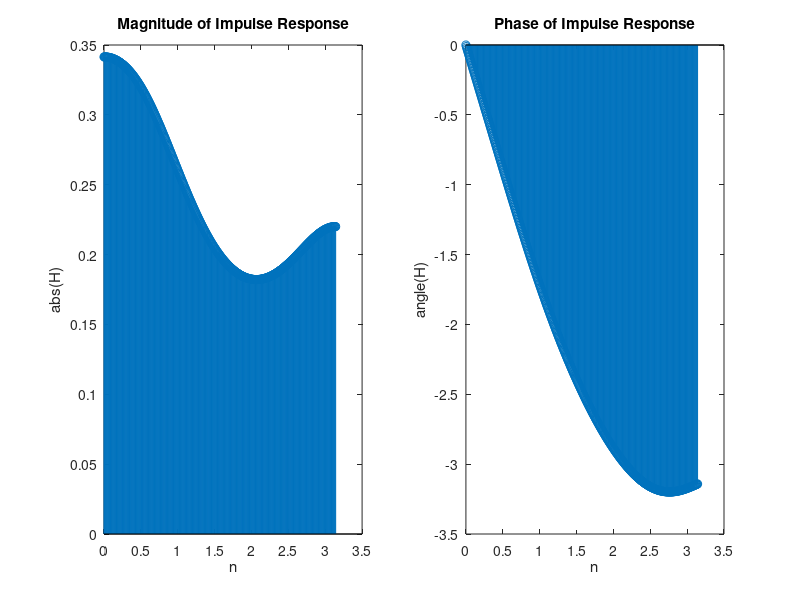

The MATLAB source for this figure:
%% 1st question
close all
clear
clc
t = linspace(-pi, pi, 101);

n = 0:1:100;
w = linspace(-pi, pi, 101);

x = cos(n * pi / 2);
y = exp(1i * pi * n / 4) .* x;

X = x * exp(-1i * w * n');
Y = y * exp(-1i * w * n');

magnitudeOfY = abs(Y);
magnitudeOfX = abs(X);

phaseOfY = unwrap(angle(Y));
phaseOfX = unwrap(angle(X));

subplot(2, 2, 1)
stem(t, magnitudeOfX)
title("Magnitude of X")
ylabel("abs(X)")
xlabel("w")

subplot(2, 2, 2)
stem(t, magnitudeOfY)
title("Magnitude of Y")
ylabel("abs(Y)")
xlabel("w")

subplot(2, 2, 3)
stem(t, phaseOfX)
title("Phase of X")
ylabel("angle(x(n))")
xlabel("n")

subplot(2, 2, 4)
stem(t, phaseOfY)
title("Phase of Y")
ylabel("angle(y(n))")
xlabel("n")

%% 2nd question
% y(n) = 0.8y(n − 1) + x(n)
close all
clear
clc
n = linspace(0, 100 * pi, 101);

x = cos(0.05 * n);
b = 1;
a = [1, -0.8];
y = filter(b, a, x);

subplot(1, 2, 1)
stem(n, x)
title("Input Signal")
ylabel("x(n)")
xlabel("n")

subplot(1, 2, 2)
stem(n, y)
title("Output Signal")
ylabel("y(n)")
xlabel("n")

%% 3rd question
% y(n) = 0.0181x(n)+0.0543x(n−1)+0.0543x(n−2)+0.0181x(n−3)+1.76y(n−1)−1.1829y(n−2)+0.2781y(n−3)
close all
clear
clc

w = linspace(0, pi, 501);

b = [0.0181 0.0543 0.543 0.0181];
a = [1 1.76 -1.1829 0.2781 0];
[H, w] = freqz(b, a, w);

phaseOfH = unwrap(angle(H));
magnitudeOfH = abs(H);

subplot(1, 2, 1)
stem(w, magnitudeOfH)
title("Magnitude of Impulse Response")
xlabel("n")
ylabel("abs(H)")

subplot(1, 2, 2)
stem(w, phaseOfH)
title("Phase of Impulse Response")
xlabel("n")
ylabel("angle(H)")
